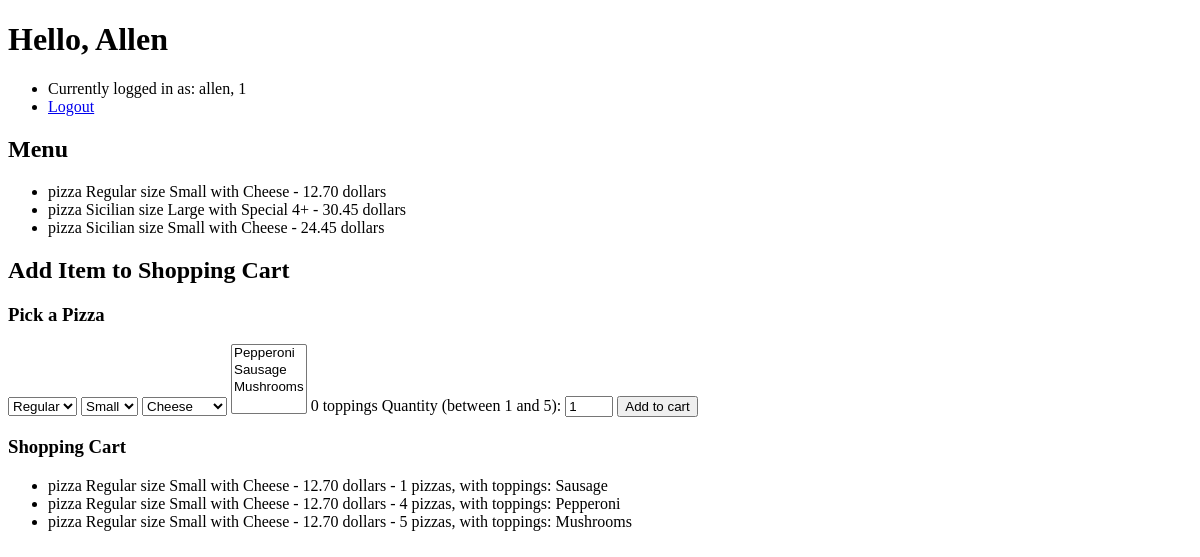
The app's page / (signed in), older data.
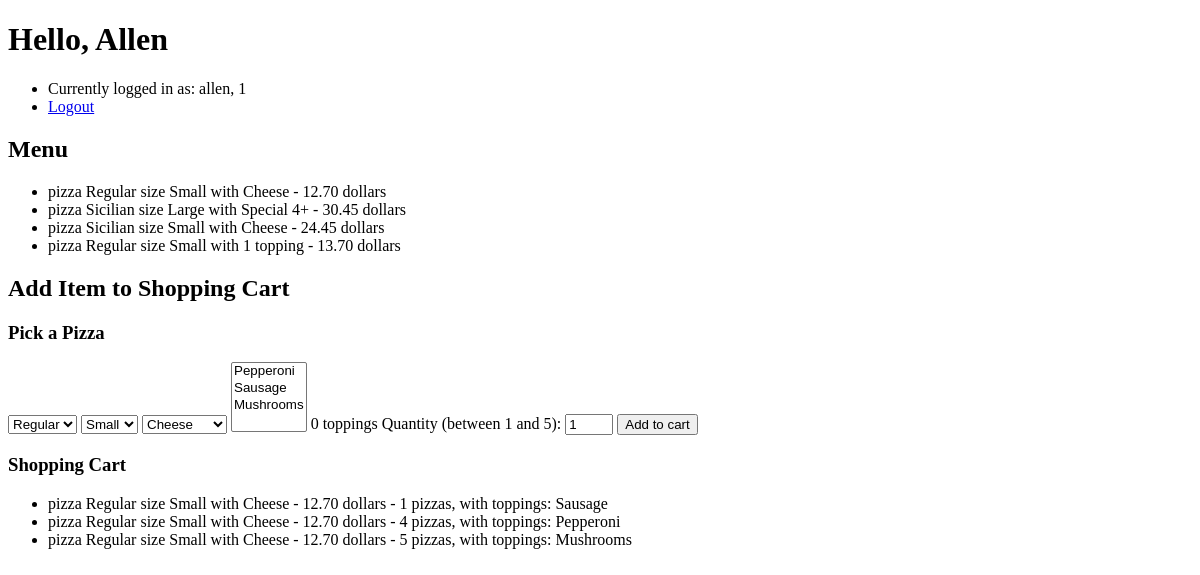
The same page, newer data.
### orders/models.py (models this page shows)
class Pizza(models.Model):
    name = models.ForeignKey(Pizza_name, on_delete=models.CASCADE)
    size = models.ForeignKey(Pizza_size, on_delete=models.CASCADE)
    combo = models.ForeignKey(Pizza_topping_combo, on_delete=models.CASCADE)
    price = models.DecimalField(max_digits=5,decimal_places=2)
    def __str__(self):
        return f"pizza {self.name} size {self.size} with {self.combo} - {self.price} dollars"

class Pizza_name(models.Model):
    name = models.CharField(max_length=64)
    def __str__(self):
        return f"{self.name}"

class Pizza_size(models.Model):
    size = models.CharField(max_length=64)
    def __str__(self):
        return f"{self.size}"

class Pizza_topping_combo(models.Model):
    combo = models.CharField(max_length=64)
    count = models.IntegerField()
    def __str__(self):
        return f"{self.combo}"

class Pizza_order_item(models.Model):
    pizza = models.ForeignKey(Pizza, on_delete=models.CASCADE, blank=True, )
    toppings = models.ManyToManyField(Pizza_topping, blank=True)
    count = models.IntegerField()
    order = models.ForeignKey(Order, on_delete=models.CASCADE, related_name="pizzas")
    def __str__(self):
        return f"{self.pizza} - {self.count} pizzas, with toppings: " + ", ".join([a.topping for a in self.toppings.all()]) #

class Pizza_topping(models.Model):
    topping = models.CharField(max_length=64)
    def __str__(self):
        return f"{self.topping}"

### orders/views.py (the view)
# urls.py: path("", views.index, name="index"), # Links to Login page and Register page, if signed in - redirect to user page
def index(request):
    if not request.user.is_authenticated:
        return render(request, "orders/index.html", {"message": None})
    context = {
        "pizzas": Pizza.objects.all(),
        "pizza_names": Pizza_name.objects.all(),
        "pizza_sizes": Pizza_size.objects.all(),
        "pizza_topping_combos": Pizza_topping_combo.objects.all(),
        "pizza_toppings": Pizza_topping.objects.all(),
        "cart": Order.objects.filter(user=request.user, status=1),
        "user": request.user
    }
    return render(request, "orders/user.html", context)

### orders/models.py (called while the page is built)
    def __str__(self):
        return f"{self.name}"

    def __str__(self):
        return f"#{self.id}, NAME: {self.user}, STATUS: {self.status}, ADDRESS: {self.address}"

### orders/templates/orders/user.html (shortened to what this page needs)
{% extends "orders/base.html" %}
{% block body %}
    <h1>Hello, {{ user.first_name }}</h1>
    <ul>
        <li>Currently logged in as: {{ user.username}}, {{ user.id }}</li>
        <li><a href="{% url 'logout' %}">Logout</a></li>
    </ul>
    <h2>Menu</h2>
    <ul>
        {% for pizza in pizzas %}
        <li>
            {{ pizza }}
        </li>
        {% endfor %}
    </ul>
    <h2>Add Item to Shopping Cart</h2>
    {% if pizzas %}
        <h3>Pick a Pizza</h3>
        <form id="pizza_form" action="{% url 'cart' %}" method="post">
            <select id="pizza_name" name="pizza_name">
                {% for pizza_name in pizza_names %}
                    <option value="{{ pizza_name.id }}">{{ pizza_name }}</option>
                {% endfor %}
            </select>
            <select id="pizza_size" name="pizza_size">
                {% for pizza_size in pizza_sizes %}
                    <option value="{{ pizza_size.id }}">{{ pizza_size }}</option>
                {% endfor %}
            </select>
            <select id="pizza_topping_combo" name="pizza_topping_combo">
                {% for pizza_topping_combo in pizza_topping_combos %}
                    <option value="{{ pizza_topping_combo.id}}">{{ pizza_topping_combo }}</option>
                {% endfor %}
            </select>
            <select id="pizza_toppings" name="pizza_toppings" multiple>
                {% for pizza_topping in pizza_toppings %}
                    <option value="{{ pizza_topping.id }}">{{ pizza_topping }}</option>
                {% endfor %}
            </select>
            <span id="pizza_topping_combo_selected">0 toppings</span>
            <label for="count">Quantity (between 1 and 5):</label>
            <input type="number" id="quantity" name="count" min="1" max="5" value="1">
            <input type="submit" value="Add to cart"/>
        </form>
    {% endif %}
    {% if cart %}
        <h3>Shopping Cart</h3>
        <ul>
            {% for unit in cart %}
                {% for pizza in unit.pizzas.all %}
                    <li>{{ pizza }}</li>
                {% endfor %}
            {% endfor %}
        </ul>
    {% endif %}
{% endblock %}

### orders/templates/orders/base.html (shortened to what this page needs)
<!DOCTYPE html>
<html>
    <head>
        {% load static %}
    </head>
    <body>
        {% block body %}
        {% endblock %}
    </body>
</html>

Row changes from the older to the newer data that the page shows:
added Pizza: name+size+combo "pizza Regular size Small with 1 topping - 13.70 dollars"
